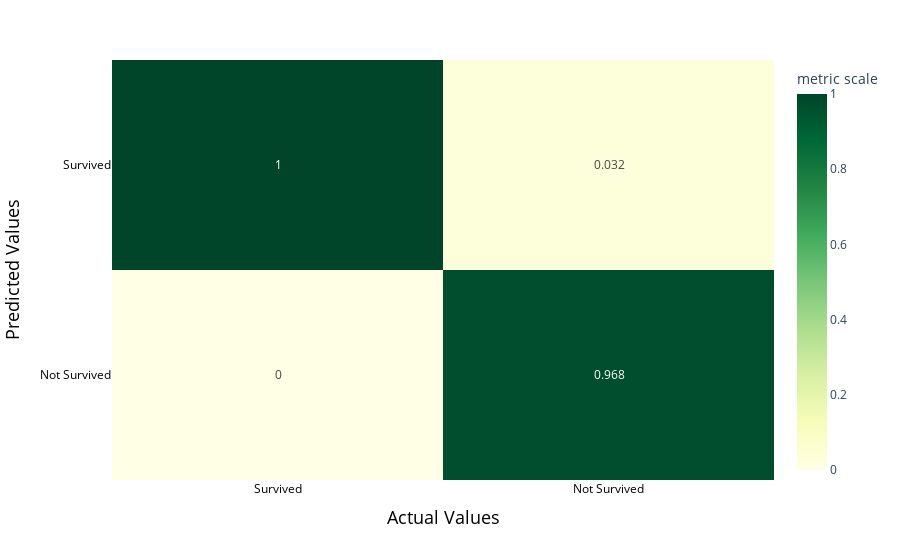

Notebook code for this chart:
### Code cell
read_from_json("model/RandomForest_CM.json")

### Figure 1 — Plotly figure (JSON) as saved in the notebook; plotly's stock layout.template omitted (floating-point values rounded to 4 significant figures)
{"data": [{"coloraxis": "coloraxis", "hovertemplate": "Actual Values: %{x}<br>Predicted Values: %{y}<br>metric scale: %{z}<extra></extra>", "name": "0", "texttemplate": "%{z}", "type": "heatmap", "x": [0, 1], "xaxis": "x", "y": ["Survived", "Not Survived"], "yaxis": "y", "z": [[1, 0.032], [0, 0.968]]}], "layout": {"autosize": false, "coloraxis": {"colorbar": {"title": {"text": "metric scale"}}, "colorscale": [[0, "rgb(255,255,229)"], [0.125, "rgb(247,252,185)"], [0.25, "rgb(217,240,163)"], [0.375, "rgb(173,221,142)"], [0.5, "rgb(120,198,121)"], [0.625, "rgb(65,171,93)"], [0.75, "rgb(35,132,67)"], [0.875, "rgb(0,104,55)"], [1, "rgb(0,69,41)"]]}, "margin": {"t": 60}, "title": {"font": {"color": "white"}, "text": "RandomForestClassifier Confusion Matrix"}, "xaxis": {"anchor": "y", "color": "black", "constrain": "domain", "domain": [0, 1], "dtick": 20, "scaleanchor": "y", "showticklabels": true, "tickmode": "array", "ticktext": ["Survived", "Not Survived"], "tickvals": [0, 1], "title": {"font": {"size": 18}, "text": "Actual Values"}}, "yaxis": {"anchor": "x", "autorange": "reversed", "color": "black", "constrain": "domain", "domain": [0, 1], "dtick": 20, "showticklabels": true, "tickmode": "array", "ticktext": ["Survived", "Not Survived"], "tickvals": [0, 1], "title": {"font": {"size": 18}, "text": "Predicted Values"}}}}
